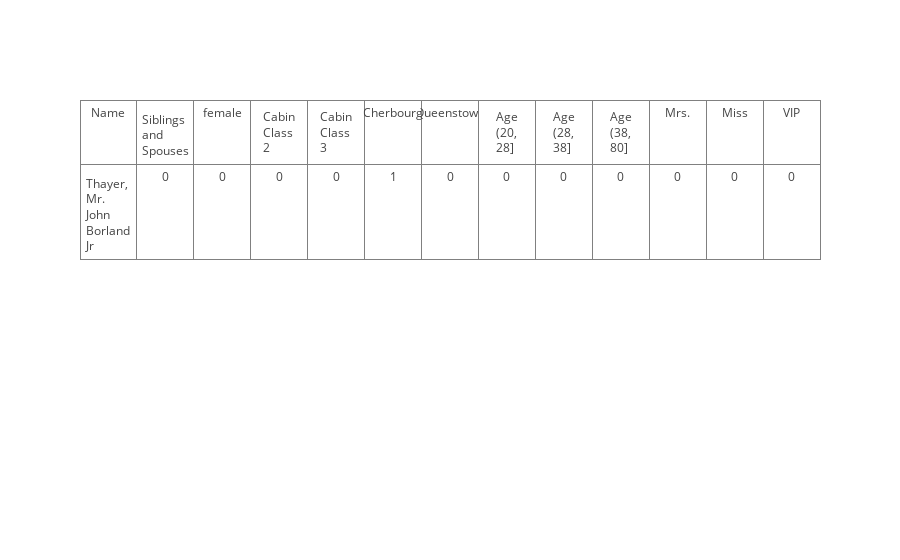

This figure's notebook cell:
### Code cell
mydata=final.drop(['Survived', 'survival_prob'], axis=1)
table=[go.Table(
        header=dict(values=list(mydata.columns)),
        cells=dict(values=list(mydata.loc[5])))]
iplot(table)

### Figure 1 — Plotly figure (JSON) as saved in the notebook; plotly's stock layout.template omitted (floating-point values rounded to 4 significant figures)
{"data": [{"cells": {"values": ["Thayer, Mr. John Borland Jr", 0, 0, 0, 0, 1, 0, 0, 0, 0, 0, 0, 0]}, "header": {"values": ["Name", "Siblings and Spouses", "female", "Cabin Class 2", "Cabin Class 3", "Cherbourg", "Queenstown", "Age (20, 28]", "Age (28, 38]", "Age (38, 80]", "Mrs.", "Miss", "VIP"]}, "type": "table", "uid": "2d660296-348f-498e-8886-f57749676620"}], "layout": {}}
